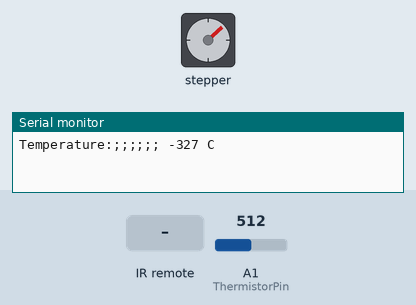
This sketch was run on a simulated Arduino Uno, built with avr-gcc and run on an emulated ATmega328P. Parts: stepper motor, the last lines printed to the serial monitor. Inputs (shaded band) come from the test bench; at power-on: A1 (ThermistorPin) = 512. Stepper angles assume 15 steps per turn.

Above: at 12.1 s.
12.2 s: infrared code 0xE0E0A857 received
At 13.11 s:
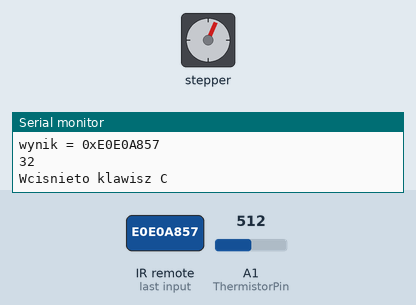
At 13.73 s:
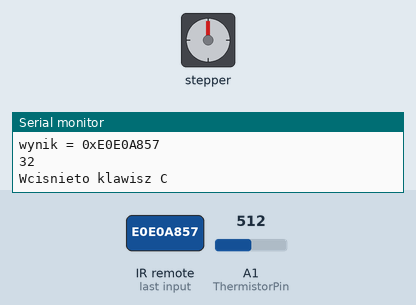
15.7 s: infrared code 0xE0E036C9 received
At 15.9 s:
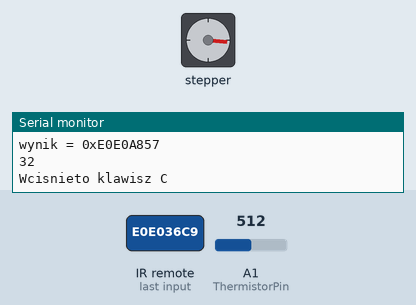
20.5 s: infrared code 0xE0E028D7 received
Timing chart, 0 to 23.5 s (numbered marks = the images above; inputs shaded):
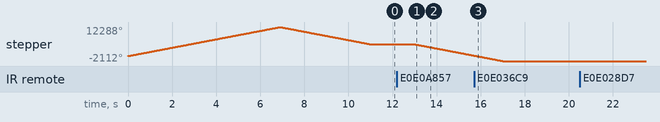

Measured:
- after the input at 12.2 s, stepper: keeps turning counter-clockwise at about 1788°/s, starting after 0.76 s

The sketch:

klimatyzator-01b.ino
```cpp
#include <Stepper.h> //dodajemy do szkicu bibliotekę obsługującą silniki krokowe
#include <IRremote.h>


#define ILOSC_KROKOW 15 //definiujemy stałą gdzie podajemy ilość kroków zależną od użytego silnika w naszym przypadku 32

Stepper mojSilnik(ILOSC_KROKOW, 10, 8, 9, 11); //tutaj podajemy piny w Arduino, którymi sterujemy silnikiem

int ThermistorPin = 1;
int Vo;
int temperaturaC ;
int input_pin = 2; // wpisujemy nazwę pinu, po którym nastepuje komunikacja
int zadanaTemp;

IRrecv irrecv(input_pin);
decode_results signals;

void setup()

{
    Serial.begin(9600);
    mojSilnik.setSpeed(300); //podajemy prędkość obrotu wyrażona w rpm  - do góry
    mojSilnik.step(512); //linijka powoduje obrót ośki silnika o 90 stopni
    mojSilnik.setSpeed(300);
    mojSilnik.step(-300);


    irrecv.enableIRIn(); // włączenie odbierania danych
}

void loop ()

{
/*
mojSilnik.setSpeed(300); //podajemy prędkość obrotu wyrażona w rpm  - do góry

mojSilnik.step(412); //linijka powoduje obrót ośki silnika o 90 stopni

//delay(2000); // linijka powoduje odczekanie 2 sekund (wartosc w milisekundach 1000 = 1s)

mojSilnik.setSpeed(300);

mojSilnik.step(-300);    //nadół

//delay(2000);
*/

 Vo = analogRead(ThermistorPin);

temperaturaC = map(Vo,181,80,0,100); // zmapowane aby obrucić wynik.
    Serial.print("Temperature:;;;;;; ");
  Serial.print(temperaturaC);
  Serial.println(" C");

  delay(2000);


if (irrecv.decode(&signals)) {
        Serial.println(signals.decode_type); // typ nadajnika
        Serial.print(F("wynik = 0x"));
        Serial.println(signals.value, HEX); // wynik w systemie szesnatkowym
        Serial.println(signals.bits); // ilość przesłanych danych
        irrecv.blink13(true); // mrugamy diodami w arduino

        // Przykładowe porównanie:
        if (signals.value == 0xE0E036C9)    // A
        {
          Serial.println("Wcisnieto klawisz A");

        }
           if (signals.value == 0xE0E028D7)    // B
        {
          Serial.println("Wcisnieto klawisz B");
        }
          if (signals.value == 0xE0E0A857)    // C
        {
          Serial.println("Wcisnieto klawisz C");
          mojSilnik.setSpeed(300);
          mojSilnik.step(-300);     //nadół
        }
          if (signals.value == 0xE0E06897)    // D

        {
          Serial.println("Wcisnieto klawisz B");
        }


  if (signals.value == 0xE0E0A25D)    // <<
        {
          Serial.println("Wcisnieto klawisz <<");
        }
           if (signals.value == 0xE0E0E21D )    // >
        {
          Serial.println("Wcisnieto klawisz >");
        }
          if (signals.value == 0xE0E052AD)    // ||
        {
          Serial.println("Wcisnieto klawisz ||");
        }
          if (signals.value == 0xE0E012ED)    // >>

        {
          Serial.println("Wcisnieto klawisz >>");
        }


        // ... i tak dalej

        irrecv.resume(); // nasłuchujemy na następne nadanie
    }


}
```
